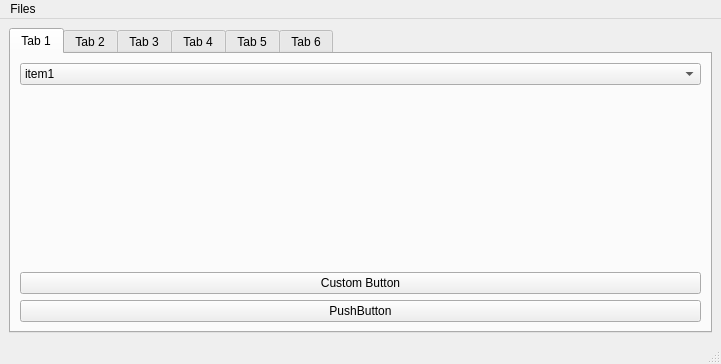
<?xml version="1.0" encoding="UTF-8"?>
<ui version="4.0">
 <class>MainWindow</class>
 <widget class="QMainWindow" name="MainWindow">
  <property name="geometry">
   <rect>
    <x>0</x>
    <y>0</y>
    <width>721</width>
    <height>364</height>
   </rect>
  </property>
  <property name="windowTitle">
   <string>MainWindow</string>
  </property>
  <widget class="QWidget" name="centralwidget">
   <layout class="QVBoxLayout" name="verticalLayout">
    <item>
     <widget class="QTabWidget" name="tabWidget">
      <property name="sizePolicy">
       <sizepolicy hsizetype="Expanding" vsizetype="Expanding">
        <horstretch>0</horstretch>
        <verstretch>0</verstretch>
       </sizepolicy>
      </property>
      <property name="currentIndex">
       <number>0</number>
      </property>
      <widget class="QWidget" name="tab">
       <attribute name="title">
        <string>Tab 1</string>
       </attribute>
       <layout class="QVBoxLayout" name="verticalLayout_3">
        <item>
         <layout class="QVBoxLayout" name="verticalLayout_2">
          <item>
           <widget class="QComboBox" name="comboBox">
            <item>
             <property name="text">
              <string>item1</string>
             </property>
            </item>
            <item>
             <property name="text">
              <string>item2</string>
             </property>
            </item>
           </widget>
          </item>
          <item>
           <spacer name="verticalSpacer">
            <property name="orientation">
             <enum>Qt::Vertical</enum>
            </property>
            <property name="sizeHint" stdset="0">
             <size>
              <width>20</width>
              <height>40</height>
             </size>
            </property>
           </spacer>
          </item>
          <item>
           <widget class="MyCustomButton" name="pushButton_2">
            <property name="text">
             <string>Custom Button</string>
            </property>
           </widget>
          </item>
          <item>
           <widget class="QPushButton" name="pushButton_ModalDialog">
            <property name="text">
             <string>PushButton</string>
            </property>
           </widget>
          </item>
         </layout>
        </item>
       </layout>
      </widget>
      <widget class="QWidget" name="tab_2">
       <attribute name="title">
        <string>Tab 2</string>
       </attribute>
       <layout class="QVBoxLayout" name="verticalLayout_4">
        <item>
         <widget class="QTreeWidget" name="treeWidget">
          <column>
           <property name="text">
            <string>1</string>
           </property>
          </column>
          <item>
           <property name="text">
            <string>1</string>
           </property>
           <item>
            <property name="text">
             <string>1.1</string>
            </property>
           </item>
           <item>
            <property name="text">
             <string>1.2</string>
            </property>
           </item>
          </item>
          <item>
           <property name="text">
            <string>2</string>
           </property>
           <item>
            <property name="text">
             <string>2.1</string>
            </property>
           </item>
          </item>
         </widget>
        </item>
       </layout>
      </widget>
      <widget class="QWidget" name="tab_3">
       <attribute name="title">
        <string>Tab 3</string>
       </attribute>
       <layout class="QVBoxLayout" name="verticalLayout_5">
        <item>
         <widget class="QListWidget" name="listWidget">
          <item>
           <property name="text">
            <string>list item1</string>
           </property>
          </item>
          <item>
           <property name="text">
            <string>list item2</string>
           </property>
          </item>
         </widget>
        </item>
       </layout>
      </widget>
      <widget class="QWidget" name="tab_4">
       <attribute name="title">
        <string>Tab 4</string>
       </attribute>
       <layout class="QVBoxLayout" name="verticalLayout_6">
        <item>
         <widget class="QTreeView" name="treeView"/>
        </item>
       </layout>
      </widget>
      <widget class="QWidget" name="tab_5">
       <attribute name="title">
        <string>Tab 5</string>
       </attribute>
       <layout class="QVBoxLayout" name="verticalLayout_7">
        <item>
         <widget class="QListView" name="listView"/>
        </item>
       </layout>
      </widget>
      <widget class="QWidget" name="tab_6">
       <property name="sizePolicy">
        <sizepolicy hsizetype="Expanding" vsizetype="Preferred">
         <horstretch>0</horstretch>
         <verstretch>0</verstretch>
        </sizepolicy>
       </property>
       <attribute name="title">
        <string>Tab 6</string>
       </attribute>
       <layout class="QVBoxLayout" name="verticalLayout_8">
        <item>
         <widget class="QLineEdit" name="lineEdit"/>
        </item>
        <item>
         <spacer name="verticalSpacer_2">
          <property name="orientation">
           <enum>Qt::Vertical</enum>
          </property>
          <property name="sizeHint" stdset="0">
           <size>
            <width>20</width>
            <height>270</height>
           </size>
          </property>
         </spacer>
        </item>
        <item>
         <widget class="QTextEdit" name="textEdit"/>
        </item>
       </layout>
      </widget>
     </widget>
    </item>
   </layout>
  </widget>
  <widget class="QMenuBar" name="menubar">
   <property name="geometry">
    <rect>
     <x>0</x>
     <y>0</y>
     <width>721</width>
     <height>21</height>
    </rect>
   </property>
   <widget class="QMenu" name="menuFiles">
    <property name="title">
     <string>Files</string>
    </property>
    <addaction name="actionQuit"/>
   </widget>
   <addaction name="menuFiles"/>
  </widget>
  <widget class="QStatusBar" name="statusbar"/>
  <action name="actionQuit">
   <property name="text">
    <string>Quit</string>
   </property>
  </action>
 </widget>
 <customwidgets>
  <customwidget>
   <class>MyCustomButton</class>
   <extends>QPushButton</extends>
   <header>my_custom_button.hpp</header>
  </customwidget>
 </customwidgets>
 <resources/>
 <connections/>
</ui>
